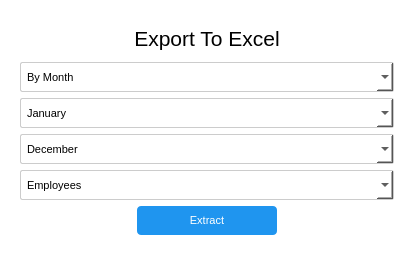
<?xml version="1.0" encoding="UTF-8"?>
<ui version="4.0">
 <class>Dialog</class>
 <widget class="QDialog" name="Dialog">
  <property name="geometry">
   <rect>
    <x>0</x>
    <y>0</y>
    <width>414</width>
    <height>255</height>
   </rect>
  </property>
  <property name="font">
   <font>
    <pointsize>8</pointsize>
   </font>
  </property>
  <property name="windowTitle">
   <string>Dialog</string>
  </property>
  <property name="styleSheet">
   <string notr="true">background-color: rgb(255, 255, 255);</string>
  </property>
  <layout class="QGridLayout" name="gridLayout">
   <item row="0" column="0">
    <widget class="QWidget" name="widget" native="true">
     <property name="minimumSize">
      <size>
       <width>0</width>
       <height>0</height>
      </size>
     </property>
     <property name="cursor">
      <cursorShape>PointingHandCursor</cursorShape>
     </property>
     <property name="styleSheet">
      <string notr="true">QComboBox{
border:1px solid #ccc;
padding:6px;
border-radius: 2px;


}
QComboBox:focus{

 border: 1px solid #0078d4;
            background-color: #fff;

}
QPushButton{
border:none;
border-radius:4px;
padding:6px;
padding-left-10px;
padding-right:10px;
background-color: rgb(31, 149, 239);
color:white;
padding:8px;





}
QPushButton:hover{
background-color:#1668a7;






}</string>
     </property>
     <layout class="QVBoxLayout" name="verticalLayout_2">
      <item>
       <widget class="QLabel" name="label">
        <property name="font">
         <font>
          <pointsize>16</pointsize>
          <weight>50</weight>
          <bold>false</bold>
         </font>
        </property>
        <property name="styleSheet">
         <string notr="true">
QLabel{
color:#000;

}</string>
        </property>
        <property name="text">
         <string>Export To Excel</string>
        </property>
        <property name="alignment">
         <set>Qt::AlignCenter</set>
        </property>
       </widget>
      </item>
      <item>
       <layout class="QVBoxLayout" name="verticalLayout">
        <item>
         <widget class="QComboBox" name="month_or_week_com">
          <item>
           <property name="text">
            <string>By Month</string>
           </property>
          </item>
          <item>
           <property name="text">
            <string>By Week</string>
           </property>
          </item>
         </widget>
        </item>
        <item>
         <widget class="QComboBox" name="start_mon_week_combo">
          <item>
           <property name="text">
            <string>January</string>
           </property>
          </item>
         </widget>
        </item>
        <item>
         <widget class="QComboBox" name="end_month_week_combo">
          <item>
           <property name="text">
            <string>December</string>
           </property>
          </item>
         </widget>
        </item>
        <item>
         <widget class="QComboBox" name="employee_combo">
          <item>
           <property name="text">
            <string>Employees</string>
           </property>
          </item>
         </widget>
        </item>
        <item>
         <layout class="QHBoxLayout" name="horizontalLayout">
          <item>
           <spacer name="horizontalSpacer_2">
            <property name="orientation">
             <enum>Qt::Horizontal</enum>
            </property>
            <property name="sizeHint" stdset="0">
             <size>
              <width>40</width>
              <height>20</height>
             </size>
            </property>
           </spacer>
          </item>
          <item>
           <widget class="QPushButton" name="btn_extract">
            <property name="minimumSize">
             <size>
              <width>140</width>
              <height>0</height>
             </size>
            </property>
            <property name="text">
             <string>Extract</string>
            </property>
           </widget>
          </item>
          <item>
           <spacer name="horizontalSpacer">
            <property name="orientation">
             <enum>Qt::Horizontal</enum>
            </property>
            <property name="sizeHint" stdset="0">
             <size>
              <width>40</width>
              <height>20</height>
             </size>
            </property>
           </spacer>
          </item>
         </layout>
        </item>
       </layout>
      </item>
     </layout>
    </widget>
   </item>
  </layout>
 </widget>
 <resources/>
 <connections/>
</ui>
